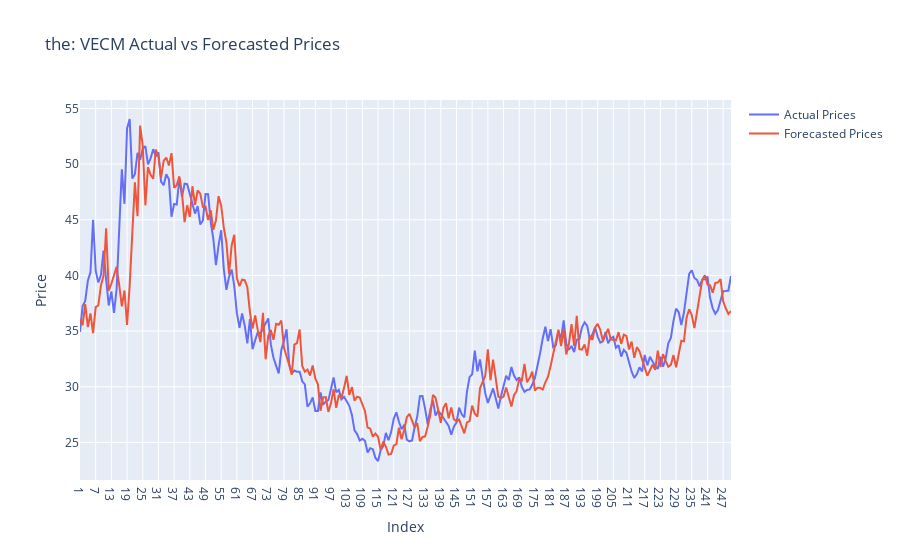

This figure's notebook cell:
### Code cell
%R -o hub1_forecast_comparison
%R -o hub1_name

hub1_forecast_comparison = hub1_forecast_comparison

actual_trace = go.Scatter(
    x=hub1_forecast_comparison.index,
    y=hub1_forecast_comparison['Actual'],
    mode='lines',
    name='Actual Prices'
)

forecasted_trace = go.Scatter(
    x=hub1_forecast_comparison.index,
    y=hub1_forecast_comparison['Forecasted'],
    mode='lines',
    name='Forecasted Prices'
)

# Create the plot
layout = go.Layout(
    title= hub1_name.item() + ': VECM Actual vs Forecasted Prices',
    xaxis=dict(title='Index'),
    yaxis=dict(title='Price'),
)

fig = go.Figure(data=[actual_trace, forecasted_trace], layout=layout)
fig.show()

### Figure 1 — Plotly figure (JSON) as saved in the notebook; plotly's stock layout.template omitted (floating-point values rounded to 4 significant figures; data arrays with more than 128 entries replaced by an {"elided": "..."} marker saying what was removed)
{"data": [{"mode": "lines", "name": "Actual Prices", "type": "scatter", "x": {"elided": "250 str values"}, "y": {"elided": "250 float values"}}, {"mode": "lines", "name": "Forecasted Prices", "type": "scatter", "x": {"elided": "250 str values"}, "y": {"elided": "250 float values"}}], "layout": {"title": {"text": "the: VECM Actual vs Forecasted Prices"}, "xaxis": {"title": {"text": "Index"}}, "yaxis": {"title": {"text": "Price"}}}}
